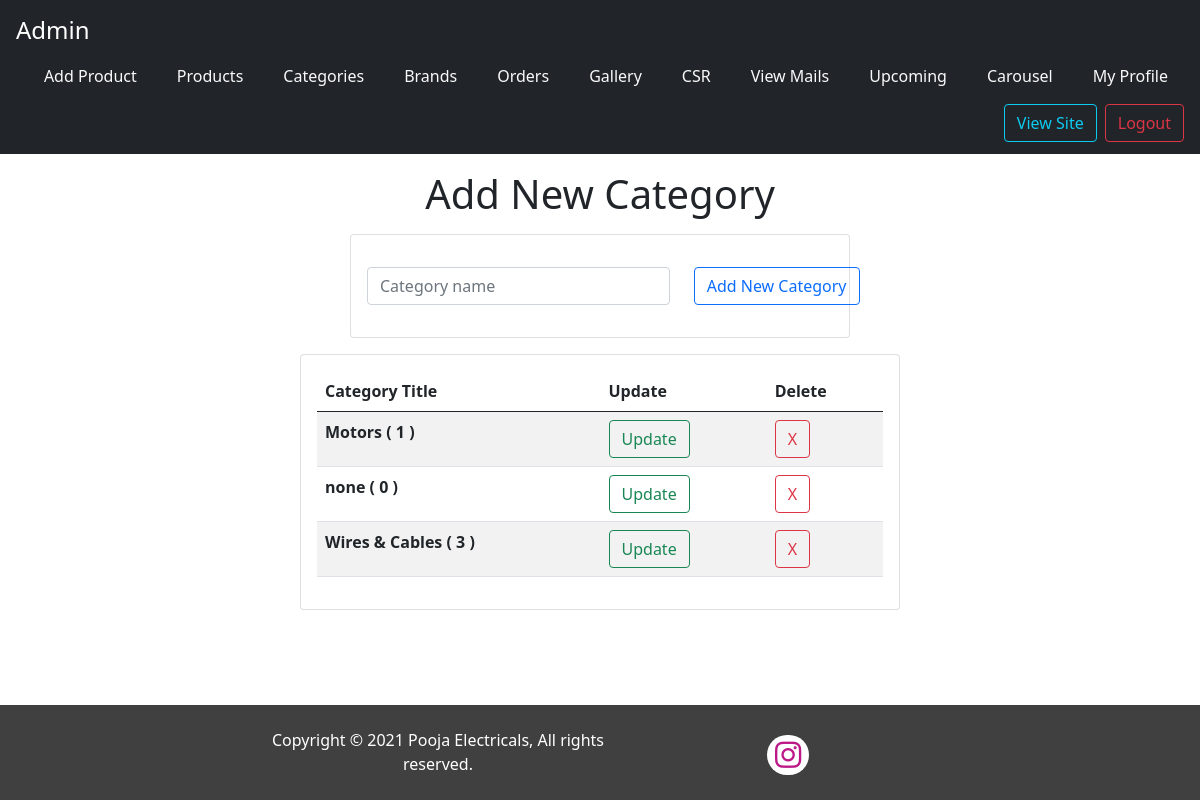
/admin/category.php (signed in), run on the app's committed database.
### tables this page shows
CREATE TABLE `category` (
  `c_id` int(10) NOT NULL,
  `c_title` text NOT NULL
);

### admin/category.php (the view, shortened to what this page needs)
<?php   include 'top.php';
 ?>
<?php
 $label = "Add New";
    $ctitle = "";
?>
<div>
    <h1 class="text-center my-3"><?= $label ?> Category</h1>
</div>
<div class=" d-flex align-items-center m-auto card border-0 my-3">
    <div class="card col-sm-11 col-sm-11 col-md-5 col-xl-5">
        <form class="p-3 row" enctype="multipart/form-data" method="POST" >
            <div class="col-xl-8 col-sm-12  m-auto my-3">
                <input type="text" class="form-control" id="ctitle" name="ctitle" placeholder="Category name"  value ="<?= $ctitle ?>" required>
            </div>
            <div class=" col-xl-4 col-sm-12  m-auto my-3 text-center">
                <input class="btn btn-outline-primary" type="submit" name="addCategory" value="<?= $label ?> Category">
            </div>
        </form>
    </div>
</div>
<div class="card col-md-6 col-xl-6 col-sm-11 m-auto" >
  <div class="card-body">
    <table class="table table-striped" >
        <thead>
            <tr>
                <th>Category Title</th>
                <th>Update</th>
                <th>Delete</th>
            </tr>
        </thead>
        <tbody>
        <?php
          include '../db/db.php';
          $query = "SELECT count(p.c_id),c_title,c.c_id from product_details as p RIGHT JOIN category as c on p.c_id = c.c_id group by c_title";
          $result = mysqli_query($conn,$query);
          if (mysqli_num_rows($result) > 0) {
             while($r = mysqli_fetch_assoc($result)){
        ?>
            <tr>
                <th><?= $r['c_title'] ?> ( <?= $r['count(p.c_id)']?> )</th>
                <th><a href="./category.php?update=<?= $r['c_id'] ?>" class="btn btn-outline-success"> Update</a></th>
                <th><a href="./delete.php?deleteCategory=<?= $r['c_id'] ?>" class="btn btn-outline-danger">X</a></th>
            </tr>
            <?php
             }
            }else{
                echo "
                    <tr><p' align='center'> No Data Found.</p></tr>
                ";
            }
            ?>
        </tbody>
    </table>
  </div>
</div>
<?php include '../bottom.php' ?>

### data on the page
category: c_title "Motors", count "1"
category: c_title "none", count "0"
category: c_title "Wires & Cables", count "3"

### other printed values
$label "Add New"
